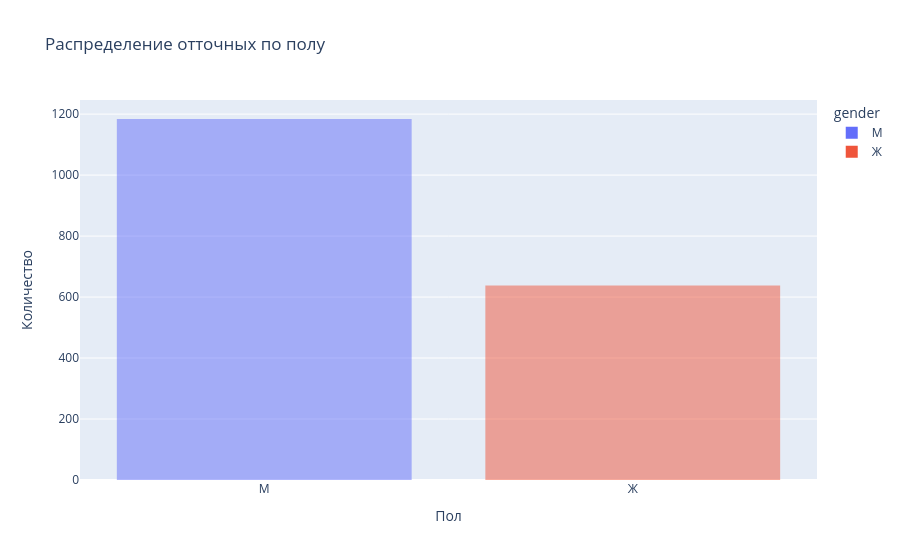

Notebook cell for this chart:
### Code cell
df_gender = df_churn.groupby(['gender'])['churn'].count()
df_gender.name = 'count'
df_gender = df_gender.reset_index().sort_values(by='count', ascending=False)
fig = px.histogram(df_gender,
                   x='gender',
                   y='count',
                   color='gender', 
                   title='Распределение отточных по полу',
                   nbins=70, 
                   barmode='overlay')
fig.update_xaxes(title_text='Пол') 
fig.update_yaxes(title_text='Количество')
fig.show()

### Figure 1 — Plotly figure (JSON) as saved in the notebook; plotly's stock layout.template omitted (floating-point values rounded to 4 significant figures)
{"data": [{"alignmentgroup": "True", "bingroup": "x", "histfunc": "sum", "hovertemplate": "gender=%{x}<br>sum of count=%{y}<extra></extra>", "legendgroup": "М", "marker": {"color": "#636efa", "opacity": 0.5, "pattern": {"shape": ""}}, "name": "М", "nbinsx": 70, "offsetgroup": "М", "orientation": "v", "showlegend": true, "type": "histogram", "x": ["М"], "xaxis": "x", "y": [1184], "yaxis": "y"}, {"alignmentgroup": "True", "bingroup": "x", "histfunc": "sum", "hovertemplate": "gender=%{x}<br>sum of count=%{y}<extra></extra>", "legendgroup": "Ж", "marker": {"color": "#EF553B", "opacity": 0.5, "pattern": {"shape": ""}}, "name": "Ж", "nbinsx": 70, "offsetgroup": "Ж", "orientation": "v", "showlegend": true, "type": "histogram", "x": ["Ж"], "xaxis": "x", "y": [638], "yaxis": "y"}], "layout": {"barmode": "overlay", "legend": {"title": {"text": "gender"}, "tracegroupgap": 0}, "title": {"text": "Распределение отточных по полу"}, "xaxis": {"anchor": "y", "categoryarray": ["М", "Ж"], "categoryorder": "array", "domain": [0, 1], "title": {"text": "Пол"}}, "yaxis": {"anchor": "x", "domain": [0, 1], "title": {"text": "Количество"}}}}
